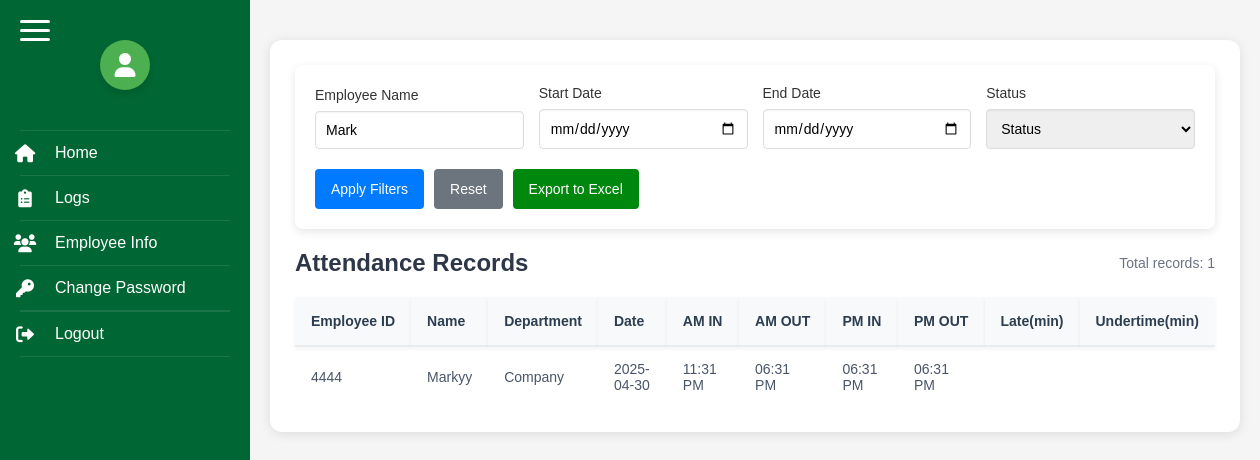
Page /logs.php?employee_name=Mark (signed in) on the earlier database version.
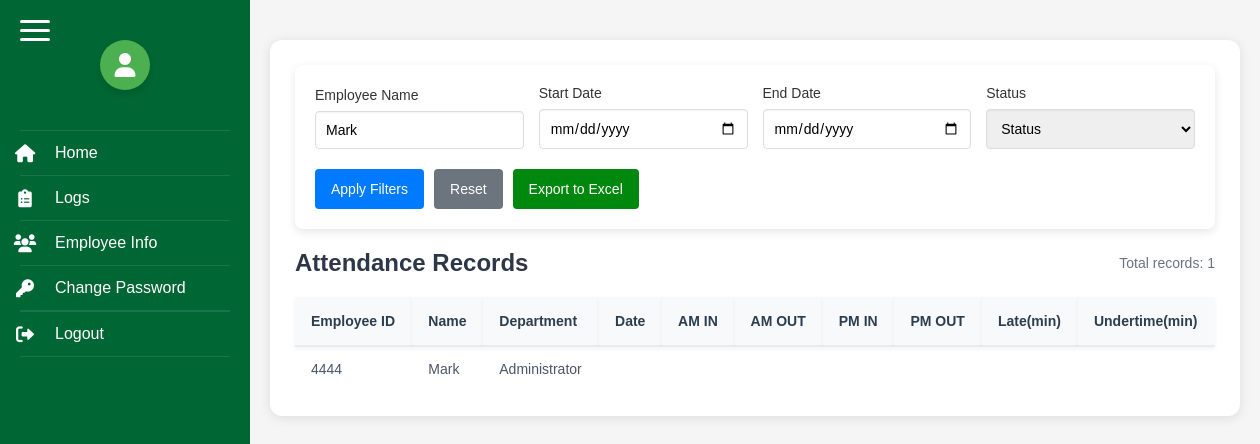
Same page on the later database version.
### tables this page shows
CREATE TABLE `emp_rec` (
  `ID` int(11) NOT NULL,
  `EMP_ID` varchar(20) DEFAULT NULL,
  `AM_IN` time DEFAULT NULL,
  `AM_OUT` time DEFAULT NULL,
  `PM_IN` time DEFAULT NULL,
  `PM_OUT` time DEFAULT NULL,
  `DATE` date NOT NULL,
  `LATE` int(255) DEFAULT NULL,
  `UNDERTIME` int(255) DEFAULT NULL,
  `NOTE` varchar(255) DEFAULT NULL
);

CREATE TABLE `emp_info` (
  `ID` varchar(20) NOT NULL,
  `Name` varchar(50) NOT NULL,
  `DEPT` varchar(255) NOT NULL,
  `STATUS` varchar(20) NOT NULL
);

### logs.php (the view, shortened to what this page needs)
<?php
require_once 'includes/db_connect.php';
function convertTo12Hour($time) {
    if (empty($time)) return '';
    return date('h:i A', strtotime($time));
}
$filter_start_date = isset($_GET['start_date']) ? $_GET['start_date'] : '';
$filter_end_date = isset($_GET['end_date']) ? $_GET['end_date'] : '';
$filter_name = isset($_GET['employee_name']) ? $_GET['employee_name'] : '';
$filter_status = isset($_GET['status']) ? $_GET['status'] : '';
$query = "SELECT e.ID as EMP_ID, e.Name, e.DEPT, e.STATUS, r.DATE, r.AM_IN, r.AM_OUT, r.PM_IN, r.PM_OUT, r.LATE, r.UNDERTIME
          FROM emp_info e
          LEFT JOIN emp_rec r ON e.ID = r.EMP_ID
          WHERE 1=1";
$params = [];
if ($filter_name) {
    $query .= " AND e.Name LIKE ?";
    $params[] = "%$filter_name%";
}
$query .= " ORDER BY e.ID, r.DATE DESC";
$stmt = $pdo->prepare($query);
$stmt->execute($params);
$records = $stmt->fetchAll(PDO::FETCH_ASSOC);
?>
<!DOCTYPE html>
<html>
<head>
    <link rel="stylesheet" href="https://cdnjs.cloudflare.com/ajax/libs/font-awesome/6.0.0/css/all.min.css">
</head>
<body>
    <?php include 'sidebar.php'; ?>
    <div class="main-content">
        <div class="logs-table">
            <div class="filter-container">
                <form method="GET" action="" class="filter-form">
                    <div class="filter-group">
                        <label class="filter-label">Employee Name</label>
                        <input type="text" name="employee_name" class="filter-input" value="<?php echo htmlspecialchars($filter_name); ?>" placeholder="Enter employee name">
                    </div>
                    <div class="filter-group">
                        <label class="filter-label">Start Date</label>
                        <input type="date" name="start_date" class="filter-input" value="<?php echo htmlspecialchars($filter_start_date); ?>">
                    </div>
                    <div class="filter-group">
                        <label class="filter-label">End Date</label>
                        <input type="date" name="end_date" class="filter-input" value="<?php echo htmlspecialchars($filter_end_date); ?>">
                    </div>
                    <div class="filter-group">
                        <label class="filter-label">Status</label>
                        <select name="status" class="filter-input" <?php echo htmlspecialchars($filter_status); ?>>
                            <option value="">Status</option">
                        </select>
                    </div>
                    <div class="filter-actions">
                        <button type="submit" class="filter-button">Apply Filters</button>
                        <a href="logs.php" class="filter-button reset-button">Reset</a>
                        <button id="exportExcelBtn" class="export-button">Export to Excel</button>
                    </div>
                </form>
            </div>
            <div class="table-header">
                <h2 class="table-title">Attendance Records</h2>
                <div class="results-count">Total records: <?php echo count($records); ?></div>
            </div>
            <table>
                <thead>
                    <tr>
                        <th>Employee ID</th>
                        <th>Name</th>
                        <th>Department</th>
                        <th>Date</th>
                        <th>AM IN</th>
                        <th>AM OUT</th>
                        <th>PM IN</th>
                        <th>PM OUT</th>
                        <th>Late(min)</th>
                        <th>Undertime(min)</th>
                    </tr>
                </thead>
                <tbody>
                    <?php foreach ($records as $record): ?>
                    <tr>
                        <td><?php echo htmlspecialchars($record['EMP_ID']); ?></td>
                        <td><?php echo htmlspecialchars($record['Name']); ?></td>
                        <td><?php echo htmlspecialchars($record['DEPT']); ?></td>
                        <td><?php echo htmlspecialchars($record['DATE']); ?></td>
                        <td><?php echo convertTo12Hour($record['AM_IN']); ?></td>
                        <td><?php echo convertTo12Hour($record['AM_OUT']); ?></td>
                        <td><?php echo convertTo12Hour($record['PM_IN']); ?></td>
                        <td><?php echo convertTo12Hour($record['PM_OUT']); ?></td>
                        <td><?php echo (isset($record['LATE']) && ($record['LATE'] === '0' || $record['LATE'] == 0)) ? '' : htmlspecialchars($record['LATE']); ?></td>
                        <td><?php
                        ?></td>
                    </tr>
                    <?php endforeach; ?>
                </tbody>
            </table>
        </div>
    </div>
</body>
</html>

### sidebar.php (shortened to what this page needs)
<!DOCTYPE html>
<html lang="en">
<head>
    <link rel="stylesheet" href="https://cdnjs.cloudflare.com/ajax/libs/font-awesome/6.0.0/css/all.min.css">
</head>
<body>
    <div class="sidebar">
        <div class="burger-menu">
            <div class="burger-bar"></div>
            <div class="burger-bar"></div>
            <div class="burger-bar"></div>
        </div>
        <div class="profile-icon">
            <i class="fas fa-user"></i>
        </div>
        <div class="nav-links">
            <a href="index.php">
                <span class="nav-icon">
                    <i class="fas fa-home"></i>
                </span>
                <span class="nav-text">Home</span>
            </a>
            <a href="logs.php">
                <span class="nav-icon">
                    <i class="fas fa-clipboard-list"></i>
                </span>
                <span class="nav-text">Logs</span>
            </a>
            <a href="employeeinfo.php">
                <span class="nav-icon">
                    <i class="fas fa-users"></i>
                </span>
                <span class="nav-text">Employee Info</span>
            </a>
            <a href="change_password.php" class="nav-link">
                <span class="nav-icon">
                    <i class="fas fa-key"></i>
                </span>
                <span class="nav-text">Change Password</span>
            </a>
            <button class="logout-btn" onclick="window.location.href='logout.php'">
                <span class="nav-icon">
                    <i class="fas fa-sign-out-alt"></i>
                </span>
                <span class="nav-text">Logout</span>
            </button>
        </div>
    </div>
</body>
</html>

### logs.php (style rules this page uses)
* { margin: 0; padding: 0; box-sizing: border-box; font-family: Arial, sans-serif; }
body { display: flex; min-height: 100vh; }
.main-content { flex: 1; padding: 20px; background-color: #f5f5f5; position: relative; }
.logs-table { background-color: white; padding: 25px; border-radius: 12px; box-shadow: 0 2px 12px rgba(0, 0, 0, 0.1); margin: 20px 0; }
.logs-table table { width: 100%; border-collapse: separate; border-spacing: 0; font-size: 14px; }
.logs-table thead { position: sticky; top: 90px; z-index: 99; }
.logs-table th { background-color: #f8f9fa; color: #2c3e50; font-weight: 600; padding: 16px; text-align: left; border-bottom: 2px solid #e9ecef; white-space: nowrap; box-shadow: 0 2px 4px rgba(0, 0, 0, 0.05); }
.logs-table td { padding: 14px 16px; border-bottom: 1px solid #edf2f7; color: #4a5568; }
.logs-table tbody tr:last-child td { border-bottom: none; }
.filter-container { position: sticky; top: 0; z-index: 100; margin-bottom: 20px; padding: 20px; background-color: #fff; border-radius: 8px; box-shadow: 0 3px 10px rgba(0, 0, 0, 0.1); }
.filter-form { display: flex; flex-wrap: wrap; gap: 15px; align-items: flex-end; }
.filter-group { flex: 1; min-width: 200px; }
.filter-label { display: block; margin-bottom: 8px; font-weight: 500; color: #333; font-size: 14px; }
.filter-input { width: 100%; padding: 10px; border: 1px solid #ddd; border-radius: 4px; font-size: 14px; box-shadow: inset 0 1px 2px rgba(0,0,0,0.05); }
.filter-actions { display: flex; gap: 10px; margin-top: 5px; }
.filter-button { background-color: #007bff; color: white; padding: 10px 16px; border: none; border-radius: 4px; cursor: pointer; font-size: 14px; transition: background-color 0.2s; flex-shrink: 0; height: 40px; display: flex; align-items: center; justify-content: center; }
.export-button { background-color:rgb(0, 135, 14); color: white; padding: 10px 16px; border: none; border-radius: 4px; cursor: pointer; font-size: 14px; transition: background-color 0.2s; flex-shrink: 0; height: 40px; display: flex; align-items: center; justify-content: center; }
.reset-button { background-color: #6c757d; text-decoration: none; color: white; }
.table-header { display: flex; justify-content: space-between; align-items: center; margin-bottom: 20px; }
.table-title { font-size: 1.5rem; color: #2d3748; font-weight: 600; }
.results-count { color: #6b7280; font-size: 14px; }
.profile-icon { width: 50px; height: 50px; display: flex; align-items: center; margin: 20px auto; justify-content: center; background-color: #4CAF50; border-radius: 50%; box-shadow: 0 4px 6px rgba(0, 0, 0, 0.1); color: white; font-size: 24px; transition: transform 0.3s ease-in-out; }

Differences in the rows shown:
removed emp_rec: EMP_ID.ID "4444", EMP_ID.Name "Markyy", EMP_ID.DEPT "Company", DATE "2025-04-30", AM_IN "11:31 PM", AM_OUT "06:31 PM", PM_IN "06:31 PM", PM_OUT "06:31 PM"
now on this page (row edited): emp_info: ID "4444", Name "Mark", DEPT "Administrator"
